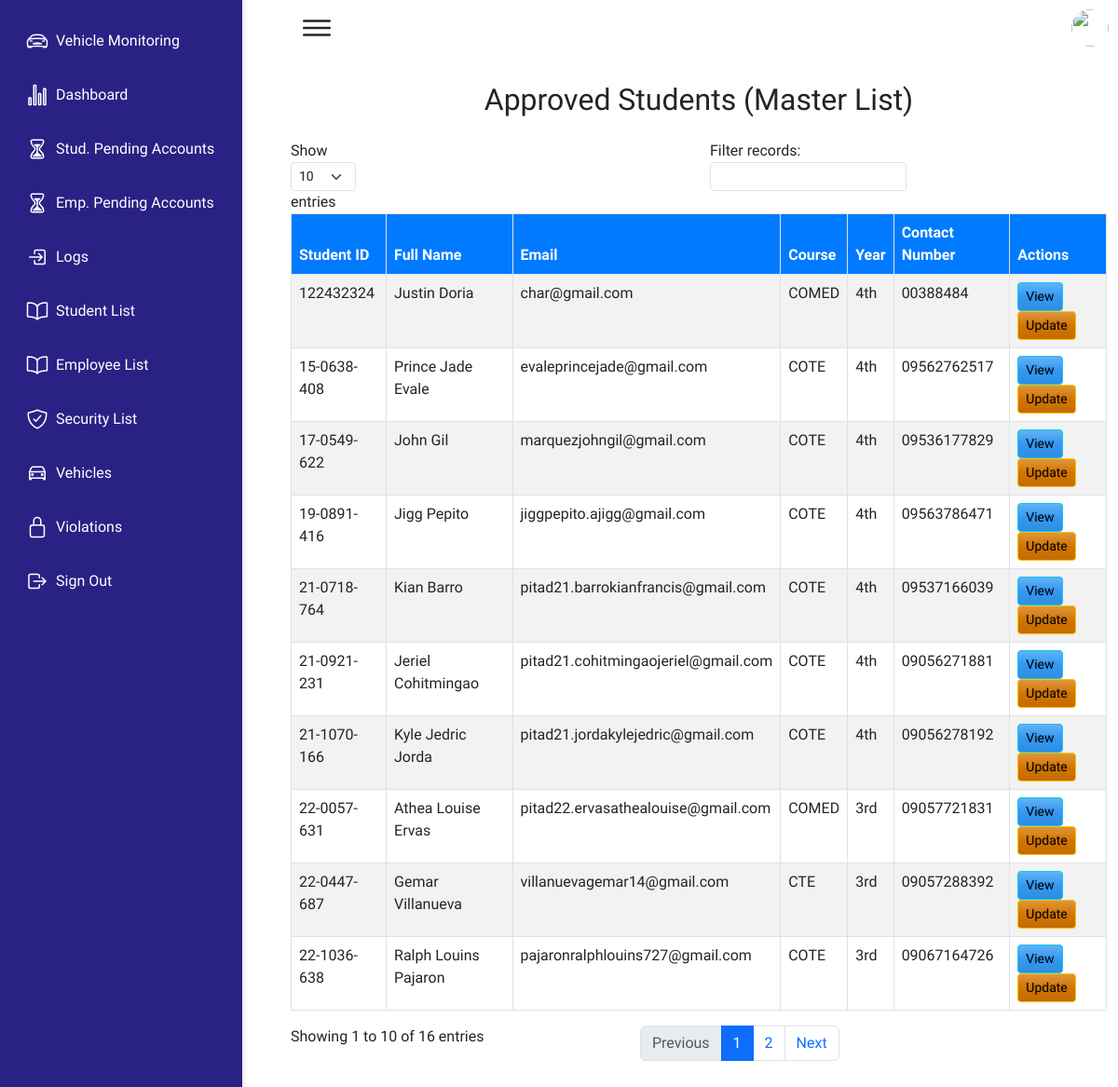
/student-list (signed in), run on the app's committed database.
### qrapp/models.py (models this page shows, shortened)
class StudentMasterList(models.Model):
        student_id = models.CharField(max_length=20, unique=True)
        username = models.CharField(max_length=50)
        email = models.EmailField(unique=True)
        first_name = models.CharField(max_length=50, blank=True, null=True)
        last_name = models.CharField(max_length=50, blank=True, null=True)
        course = models.CharField(max_length=100)
        year = models.CharField(max_length=10)
        major = models.CharField(max_length=100)
        password = models.CharField(max_length=128, blank=True, null=False)
        qr_code = models.ImageField(upload_to='uploads/qr_codes/', blank=True, null=True)
        created_at = models.DateTimeField(auto_now_add=True, null=True, blank=True)

### qrapp/views.py (the view)
# urls.py: path('student-list', views.student_list, name='student-list'),
def student_list(request):
    master_list_students = StudentMasterList.objects.all()
    return render(request, 'qrapp/student-list.html', {
        'master_list_students': master_list_students
    })

### qrapp/templates/qrapp/student-list.html (shortened to what this page needs)
{% extends 'qrapp/base.html' %}
{% block content %}
<div class="container my-1">
    <h2 class="text-center mb-4">Approved Students (Master List)</h2>
    <table id="masterListTable" class="table table-striped table-bordered table-hover" style="width:100%">
        <thead>
            <tr>
                <th>Student ID</th>
                <th>Full Name</th>
                <th>Email</th>
                <th>Course</th>
                <th>Year</th>
                <th>Contact Number</th>
                <th>Actions</th>
            </tr>
        </thead>
        <tbody>
            {% for student in master_list_students %}
            <tr>
                <td>{{ student.student_id }}</td>
                <td>{{ student.first_name }} {{ student.last_name }}</td>
                <td>{{ student.email }}</td>
                <td>{{ student.course }}</td>
                <td>{{ student.year }}</td>
                <td>{{ student.major }}</td>
                <td>
                    <button class="btn btn-info btn-sm view-btn" data-id="{{ student.id }}" data-bs-toggle="modal" data-bs-target="#viewStudentModal">View</button>
                    <button class="btn btn-warning btn-sm update-btn" data-id="{{ student.id }}" data-bs-toggle="modal" data-bs-target="#updateStudentModal">Update</button>
                </td>
            </tr>
            {% empty %}
            <tr>
                <td colspan="7" class="text-center">No approved students yet.</td>
            </tr>
            {% endfor %}
        </tbody>
    </table>
</div>
{% endblock %}

### static/css/style.css (style rules this page uses)
* { font-family: "Ubuntu", sans-serif; margin: 0; padding: 0; box-sizing: border-box; }
:root { --blue: #2a2185; --white: #fff; --gray: #f5f5f5; --black1: #222; --black2: #999; }
body { min-height: 100vh; overflow-x: hidden; }
.container { position: relative; width: 100%; }

### qrapp/templates/qrapp/student-list.html (style rules this page uses)
.table thead th { background-color: #007bff; color: white; }

### data on the page
StudentMasterList: student_id "21-0921-231", first_name "Jeriel", last_name "Cohitmingao", email "pitad21.cohitmingaojeriel@gmail.com", course "COTE", year "4th", major "09056271881"
StudentMasterList: student_id "19-0891-416", first_name "Jigg", last_name "Pepito", email "jiggpepito.ajigg@gmail.com", course "COTE", year "4th", major "09563786471"
StudentMasterList: student_id "21-1070-166", first_name "Kyle Jedric", last_name "Jorda", email "pitad21.jordakylejedric@gmail.com", course "COTE", year "4th", major "09056278192"
StudentMasterList: student_id "22-1036-638", first_name "Ralph Louins", last_name "Pajaron", email "pajaronralphlouins727@gmail.com", course "COTE", year "3rd", major "09067164726"
StudentMasterList: student_id "22-0057-631", first_name "Athea Louise", last_name "Ervas", email "pitad22.ervasathealouise@gmail.com", course "COMED", year "3rd", major "09057721831"
StudentMasterList: student_id "17-0549-622", first_name "John", last_name "Gil", email "marquezjohngil@gmail.com", course "COTE", year "4th", major "09536177829"
StudentMasterList: student_id "22-0447-687", first_name "Gemar", last_name "Villanueva", email "villanuevagemar14@gmail.com", course "CTE", year "3rd", major "09057288392"
StudentMasterList: student_id "15-0638-408", first_name "Prince Jade", last_name "Evale", email "evaleprincejade@gmail.com", course "COTE", year "4th", major "09562762517"
StudentMasterList: student_id "122432324", first_name "Justin", last_name "Doria", email "char@gmail.com", course "COMED", year "4th", major "00388484"
StudentMasterList: student_id "21-0718-764", first_name "Kian", last_name "Barro", email "pitad21.barrokianfrancis@gmail.com", course "COTE", year "4th", major "09537166039"
